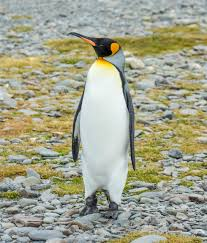
#> input picture Capitolul 3/penguin.jpg, 207 x 243 px
$ jupyter execute Procesare_Imagii.ipynb   (older library calls are emulated)
#> lines starting #> are read from the running program, lines starting #| are printed output that depends on the picture; after the words box and inside, x2 and y2 are one past the last pixel; in counts of white or black regions, pixels touching at a corner belong together
[cell 1]
import cv2
import pandas as pd
import numpy as np
import matplotlib.pyplot as plt

[cell 2]
## In OpenCV formatul de baza este BGR si nu RGB
image = cv2.imread('penguin.jpg')
#> image is the input picture: shape (243, 207, 3); mean B, G, R 141.1, 163.4, 162.1
image = cv2.cvtColor(image, cv2.COLOR_BGR2RGB)
plt.imshow(image)
plt.axis('off')
plt.show()

## Redimensionare

[cell 3]
print('Dimensiune imagine normala: ', image.shape)
#| Dimensiune imagine normala:  (243, 207, 3)
resized_image = cv2.resize(image, (216, 216))
plt.imshow(resized_image)
plt.axis('off')
plt.show()
print('Dimensiune imagine redimensionata: ', resized_image.shape)
#| Dimensiune imagine redimensionata:  (216, 216, 3)

## Conversie la scara de gri

[cell 4]
gray_image = cv2.cvtColor(image, cv2.COLOR_BGR2GRAY)
plt.imshow(gray_image, cmap='gray')
plt.axis('off')
plt.show()
print('Dimensiune imagine nivel de gri: ', gray_image.shape)
#| Dimensiune imagine nivel de gri:  (243, 207)

## Normalizare

[cell 5]
print('Gray Min: ', gray_image.min())
#| Gray Min:  0
print('Gray Max: ', gray_image.max())
#| Gray Max:  252
normalized_image = cv2.normalize(gray_image, None, alpha=0, beta=32, norm_type=cv2.NORM_MINMAX)
plt.imshow(normalized_image, cmap='gray')
plt.axis('off')
plt.show()
print('Normalized Min: ', normalized_image.min())
#| Normalized Min:  0
print('Normalized Max: ', normalized_image.max())
#| Normalized Max:  32

## Imagine fara zgomot

[cell 6]
denoised_image = cv2.GaussianBlur(normalized_image, (3, 3), 0)
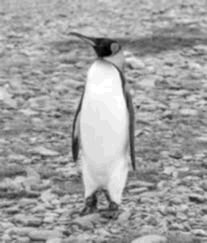
#> denoised_image: shape (243, 207); min 1, max 31, mean 19.9; drawn with min black and max white
plt.imshow(denoised_image, cmap='gray')
plt.axis('off')
plt.show()

## Ajustare de contrast si luminozitate

[cell 7]
contrast_factor = 1.5
contrast_image = cv2.convertScaleAbs(image, alpha=contrast_factor, beta=0)
plt.imshow(contrast_image, cmap='gray')
plt.axis('off')
plt.show()

[cell 8]
brightness = 50
contrast_image = cv2.convertScaleAbs(image, alpha=1, beta=brightness)
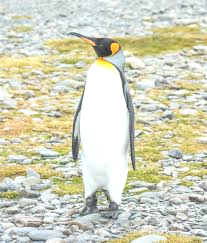
#> contrast_image: shape (243, 207, 3); mean R, G, B 210.6, 211.3, 189.3
plt.imshow(contrast_image, cmap='gray')
plt.axis('off')
plt.show()

## Binarizare

[cell 9]
_, binary_image = cv2.threshold(gray_image, 140, 255, cv2.THRESH_BINARY)
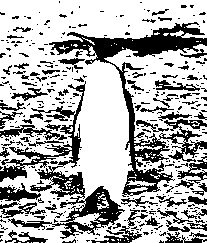
#> binary_image: shape (243, 207); 68.5% white; 392 black regions (322 under 20 px), largest, box (x1, y1, x2, y2) and area: (49, 22, 207, 197) 5077, (0, 81, 125, 239) 3799, (91, 209, 148, 243) 378
plt.imshow(binary_image, cmap='gray')
plt.axis('off')
plt.show()

## Augmentare

[cell 10]
height, width = image.shape[:2]
#> height = 243; width = 207

center = (width // 2, height // 2)
#> center = (103, 121)
rotation_matrix = cv2.getRotationMatrix2D(center, 45, 1.0)

rotated_image = cv2.warpAffine(image, rotation_matrix, (width, height))
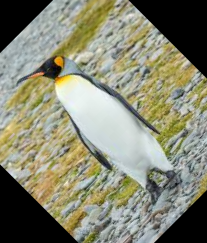
#> rotated_image: shape (243, 207, 3); mean R, G, B 134, 134.6, 114.2
plt.imshow(rotated_image, cmap='gray')
plt.axis('off')
plt.show()
print('Dimensiune imagine rotita: ', rotated_image.shape)
#| Dimensiune imagine rotita:  (243, 207, 3)

[cell 11]
## Translatie
translation_matrix = np.float32([[1, 0 ,50], [0, 1, 30]])
## Mutam cu 50 de pixeli pe axa oX si 30 pe axa oY

translated_image = cv2.warpAffine(image, translation_matrix, (image.shape[1], image.shape[0]))
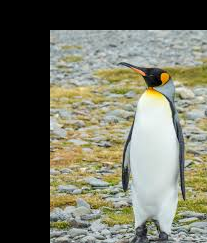
#> translated_image: shape (243, 207, 3); mean R, G, B 110.2, 111.2, 95.9
plt.imshow(translated_image)
plt.axis('off')
plt.show()

[cell 12]
## Oglindire
flipped_image = cv2.flip(image, 0) # 1 este pentru orizontala, 0 verticala
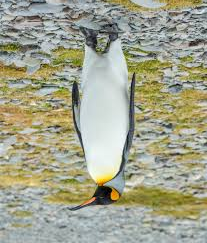
#> flipped_image: shape (243, 207, 3); mean R, G, B 162.1, 163.4, 141.1
plt.imshow(flipped_image)
plt.axis('off')
plt.show()

## Detectarea muchiilor

[cell 13]
edges = cv2.Canny(gray_image, 160, 220)
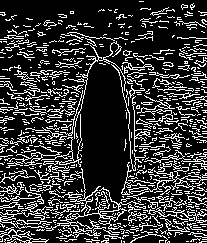
#> edges: shape (243, 207); 21.6% white in thin lines or dots
plt.imshow(edges, cmap='gray')
plt.axis('off')
plt.show()

[cell 14]
## Sobel
## Valoarea gradientului pe axa Ox sau axa Oy indica schimbarea de informatie la nivel de axa pe imaginea respectiva
sobel_x = cv2.Sobel(gray_image, cv2.CV_64F, 1, 0, ksize=3)
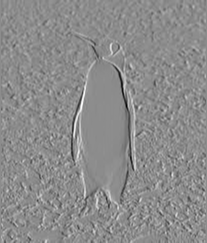
#> sobel_x: shape (243, 207) float64; min -842, max 689, mean -0.1; drawn with min black and max white
sobel_y = cv2.Sobel(gray_image, cv2.CV_64F, 0, 1, ksize=3)
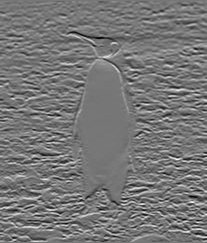
#> sobel_y: shape (243, 207) float64; min -615, max 698, mean -1.2; drawn with min black and max white

edges_sobel = cv2.magnitude(sobel_x, sobel_y)
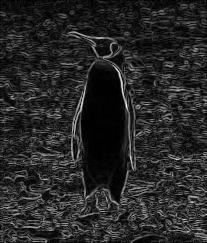
#> edges_sobel: shape (243, 207) float64; min 0, max 844.7, mean 130.7; drawn with min black and max white

plt.imshow(edges_sobel, cmap='gray')
plt.axis('off')
plt.show()
